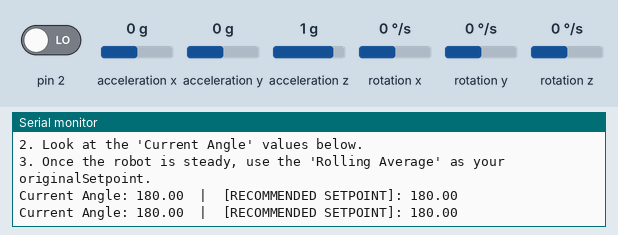
This sketch was run on a simulated Arduino Uno, built with avr-gcc and run on an emulated ATmega328P. Shown: the last lines printed to the serial monitor. Inputs (shaded band) come from the test bench; at power-on: acceleration x 0 g, acceleration y 0 g, acceleration z 1 g, pin 2 LOW, rotation x 0 °/s, rotation y 0 °/s, rotation z 0 °/s. The sensor or clock chip raises its interrupt line as the real part does.

Above: at 3.7 s.
3.8 s: acceleration x set to -1.4 g
At 4.32 s:
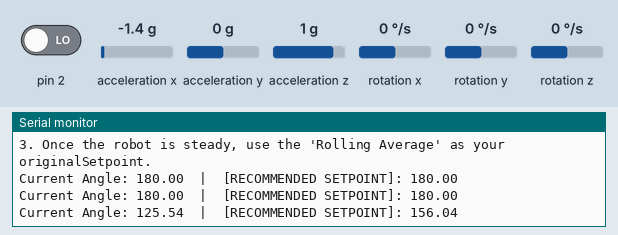
5.3 s: acceleration y set to -1.4 g
At 5.32 s:
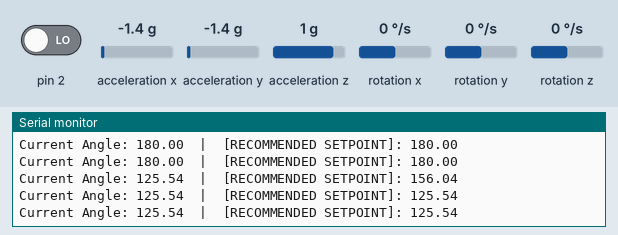
6.8 s: acceleration z set to -1.4 g
At 6.82 s:
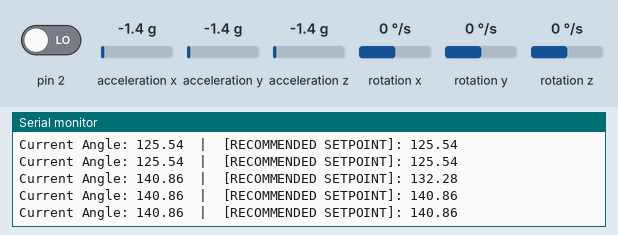
Timing chart, 0 to 9.8 s (numbered marks = the images above; inputs shaded):
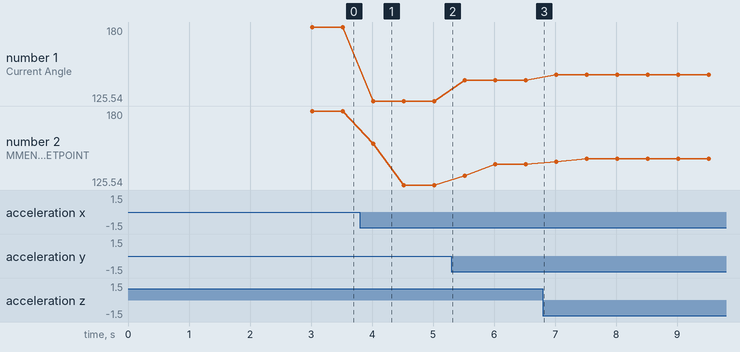

The sketch:

self_balancing_mpu_setpoint.ino
```cpp
// Self Balancing Robot - Setpoint Calibration Sketch
#include "I2Cdev.h"
#include "MPU6050_6Axis_MotionApps20.h"

#if I2CDEV_IMPLEMENTATION == I2CDEV_ARDUINO_WIRE
 #include "Wire.h"
#endif

MPU6050 mpu;

// MPU control/status vars
bool dmpReady = false;
uint8_t mpuIntStatus;
uint8_t devStatus;
uint16_t packetSize;
uint16_t fifoCount;
uint8_t fifoBuffer[64];

// Orientation vars
Quaternion q;           // [w, x, y, z] quaternion container
VectorFloat gravity;    // [x, y, z] gravity vector
float ypr[3];           // [yaw, pitch, roll] container

double input;

// Variables for calculating a stable average
double totalInput = 0;
int sampleCount = 0;

volatile bool mpuInterrupt = false;
void dmpDataReady() {
  mpuInterrupt = true;
}

void setup() {
  // Initialize serial communication at 115200 baud
  Serial.begin(115200);
  while (!Serial); // Wait for Serial Monitor to open

  Serial.println(F("Initializing I2C devices..."));
  #if I2CDEV_IMPLEMENTATION == I2CDEV_ARDUINO_WIRE
    Wire.begin();
    TWBR = 24; // 400kHz I2C clock
  #elif I2CDEV_IMPLEMENTATION == I2CDEV_BUILTIN_FASTWIRE
    Fastwire::setup(400, true);
  #endif

  Serial.println(F("Initializing MPU6050..."));
  mpu.initialize();

  Serial.println(F("Testing device connections..."));
  Serial.println(mpu.testConnection() ? F("MPU6050 connection successful") : F("MPU6050 connection failed"));

  Serial.println(F("Initializing DMP..."));
  devStatus = mpu.dmpInitialize();

  // If you have calibrated offsets, enter them here. Otherwise, leave at 0 for now.
  mpu.setXGyroOffset(0);
  mpu.setYGyroOffset(0);
  mpu.setZGyroOffset(0);
  mpu.setZAccelOffset(0);

  if (devStatus == 0) {
    Serial.println(F("Enabling DMP..."));
    mpu.setDMPEnabled(true);

    Serial.println(F("Enabling interrupt detection (Arduino pin 2)..."));
    attachInterrupt(0, dmpDataReady, RISING);
    mpuIntStatus = mpu.getIntStatus();

    dmpReady = true;
    packetSize = mpu.dmpGetFIFOPacketSize();

    Serial.println(F("\n--- CALIBRATION READY ---"));
    Serial.println(F("1. Hold your robot perfectly vertical at its balance point."));
    Serial.println(F("2. Look at the 'Current Angle' values below."));
    Serial.println(F("3. Once the robot is steady, use the 'Rolling Average' as your originalSetpoint.\n"));
    delay(2000);
  } else {
    Serial.print(F("DMP Initialization failed (code "));
    Serial.print(devStatus);
    Serial.println(F(")"));
  }
}

void loop() {
  if (!dmpReady) return;

  // Wait for MPU interrupt or extra packet(s)
  while (!mpuInterrupt && fifoCount < packetSize) {
    // Motors are completely ignored here so the robot doesn't jump out of your hands
  }

  mpuInterrupt = false;
  mpuIntStatus = mpu.getIntStatus();
  fifoCount = mpu.getFIFOCount();

  if ((mpuIntStatus & 0x10) || fifoCount == 1024) {
    mpu.resetFIFO();
    Serial.println(F("FIFO overflow!"));
  } else if (mpuIntStatus & 0x02) {
    while (fifoCount < packetSize) fifoCount = mpu.getFIFOCount();

    mpu.getFIFOBytes(fifoBuffer, packetSize);
    fifoCount -= packetSize;

    mpu.dmpGetQuaternion(&q, fifoBuffer);
    mpu.dmpGetGravity(&gravity, &q);
    mpu.dmpGetYawPitchRoll(ypr, &q, &gravity);

    // This is the exact pitch angle calculation from your original code
    input = ypr[1] * 180 / M_PI + 180;

    // Calculate a rolling average over 50 samples to filter out hand shakes
    totalInput += input;
    sampleCount++;

    if (sampleCount >= 50) {
      double rollingAverage = totalInput / 50;

      Serial.print(F("Current Angle: "));
      Serial.print(input);
      Serial.print(F("  |  [RECOMMENDED SETPOINT]: "));
      Serial.println(rollingAverage);

      // Reset averaging variables
      totalInput = 0;
      sampleCount = 0;
    }
  }
}
```

Measured:
- after the input at 3.8 s, the serial monitor: prints a new line after 0.22 s (image 1)
- plotted number 1: 180 → 125.54 after the input at 3.8 s, 125.54 → 140.86 after the input at 5.3 s, 140.86 → 144.74 after the input at 6.8 s
- plotted number 2: 180 → 125.54 after the input at 3.8 s, 125.54 → 140.86 after the input at 5.3 s, 140.86 → 144.74 after the input at 6.8 s
